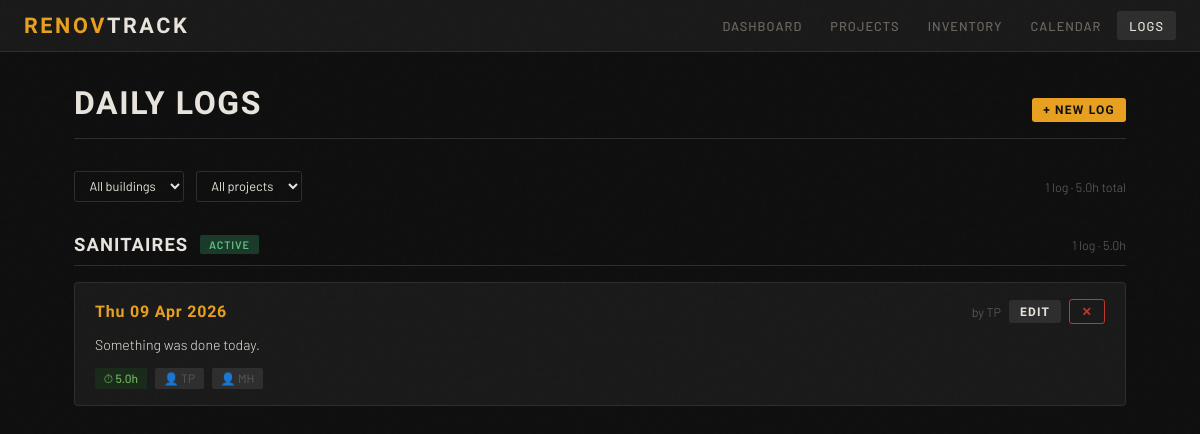
Page /logs on the earlier database version.
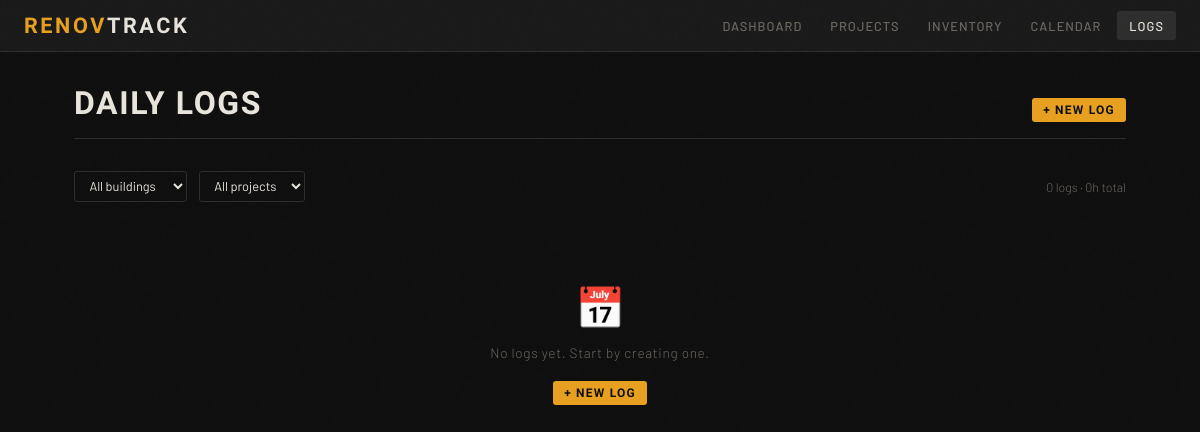
Same page on the later database version.
### app/models/models.py (models this page shows, shortened)
class ProjectBase(SQLModel):
    name: str
    description: Optional[str] = None
    status: str = "planning"  # planning | active | on_hold | done
    budget_total: float = 0.0
    start_date: Optional[date] = None
    estimated_end_date: Optional[date] = None

class Project(ProjectBase, table=True):
    id: Optional[int] = Field(default=None, primary_key=True)
    building_id: int = Field(foreign_key="building.id")
    created_at: datetime = Field(default_factory=datetime.utcnow)
    building: Building = Relationship(back_populates="projects")
    zones: List["Zone"] = Relationship(back_populates="project")
    tasks: List["Task"] = Relationship(back_populates="project")
    inventory_items: List["InventoryItem"] = Relationship(back_populates="project")
    expenses: List["Expense"] = Relationship(back_populates="project")
    daily_logs: List["DailyLog"] = Relationship(back_populates="project")

class DailyLogBase(SQLModel):
    date: date
    author: str
    time_spent_hours: float
    summary: Optional[str] = ""
    people_involved: Optional[str] = ""

class DailyLog(DailyLogBase, table=True):
    id: Optional[int] = Field(default=None, primary_key=True)
    project_id: int = Field(foreign_key="project.id")
    zone_id: Optional[int] = Field(default=None, foreign_key="zone.id")
    created_at: datetime = Field(default_factory=datetime.now)
    project: Optional[Project] = Relationship(back_populates="daily_logs")
    tasks_completed: List[Task] = Relationship(
        back_populates="daily_logs", link_model=DailyLogTaskLink
    )
    expenses_logged: List[Expense] = Relationship(
        back_populates="daily_logs", link_model=DailyLogExpenseLink
    )

### app/routers/pages.py (the view)
@router.get("/logs")
async def logs_page(
    request: Request,
    building_id: Optional[int] = Query(default=None),
    project_id: Optional[int] = Query(default=None),
    session: AsyncSession = Depends(get_session),
):
    buildings_r = await session.execute(select(Building))
    buildings = buildings_r.scalars().all()
    result = await session.execute(
        select(Project).options(selectinload(Project.building))
    )
    all_projects = result.scalars().all()
    project_map = {p.id: p for p in all_projects}
    if building_id:
        visible_project_ids = {
            p.id for p in all_projects if p.building_id == building_id
        }
    elif project_id:
        visible_project_ids = {project_id}
    else:
        visible_project_ids = {p.id for p in all_projects}
    q = (
        select(DailyLog)
        .where(DailyLog.project_id.in_(visible_project_ids))
        .order_by(DailyLog.project_id, DailyLog.date.desc())
    )
    logs_r = await session.execute(q)
    raw_logs = logs_r.scalars().all()
    if raw_logs:
        log_ids = [l.id for l in raw_logs]
        task_links_r = await session.execute(
            select(DailyLogTaskLink).where(DailyLogTaskLink.log_id.in_(log_ids))
        )
        task_links = task_links_r.scalars().all()
        task_ids = list({tl.task_id for tl in task_links})
        tasks_r = (
            await session.execute(select(Task).where(Task.id.in_(task_ids)))
            if task_ids
            else None
        )
        task_map = {t.id: t for t in (tasks_r.scalars().all() if tasks_r else [])}
        exp_links_r = await session.execute(
            select(DailyLogExpenseLink).where(DailyLogExpenseLink.log_id.in_(log_ids))
        )
        exp_links = exp_links_r.scalars().all()
        exp_ids = list({el.expense_id for el in exp_links})
        exps_r = (
            await session.execute(select(Expense).where(Expense.id.in_(exp_ids)))
            if exp_ids
            else None
        )
        exp_map = {e.id: e for e in (exps_r.scalars().all() if exps_r else [])}
        tasks_by_log = {}
        for tl in task_links:
            tasks_by_log.setdefault(tl.log_id, []).append(task_map[tl.task_id])
        expenses_by_log = {}
        for el in exp_links:
            expenses_by_log.setdefault(el.log_id, []).append(exp_map[el.expense_id])
    else:
        tasks_by_log = {}
        expenses_by_log = {}
    zones_r = await session.execute(select(Zone))
    zone_map = {z.id: z.name for z in zones_r.scalars().all()}
    for log in raw_logs:
        log.people_involved = (
            _json.loads(log.people_involved) if log.people_involved else []
        )
    grouped_logs = {}
    for log in raw_logs:
        p = project_map.get(log.project_id)
        if p.id not in grouped_logs.keys():
            grouped_logs[p.id] = []
        grouped_logs[p.id].append(log)
    total_logs = len(raw_logs)
    total_hours = sum(l.time_spent_hours for l in raw_logs)
    return templates.TemplateResponse(
        "logs.html",
        {
            "request": request,
            "grouped_logs": grouped_logs,
            "buildings": buildings,
            "projects": all_projects,
            "selected_building_id": building_id,
            "selected_project_id": project_id,
            "total_logs": total_logs,
            "total_hours": total_hours,
        },
    )

### app/templates/logs.html (shortened to what the changed rows need)
{% extends "base.html" %}
{% block content %}
<div class="page-header">
  <h1>Daily Logs</h1>
</div>
<div style="display:flex;gap:0.75rem;align-items:center;margin-bottom:2rem;flex-wrap:wrap">
  <select id="building-filter" onchange="onBuildingChange()" style="width:auto;padding:0.35rem 0.65rem;font-size:0.8rem">
    <option value="">All buildings</option>
  </select>
  <select id="project-filter" onchange="applyFilters()" style="width:auto;padding:0.35rem 0.65rem;font-size:0.8rem">
    <option value="">All projects</option>
  </select>
  <span style="margin-left:auto;font-size:0.78rem;color:var(--muted)">
    {{ total_logs }} log{{ 's' if total_logs != 1 }} · {{ total_hours }}h total
  </span>
</div>
{% if grouped_logs %}
  {% for id, logs in grouped_logs.items() %}
  <div style="margin-bottom:2.5rem">
    {% set project = projects[id-1] %}
    <div style="display:flex;align-items:center;gap:0.75rem;margin-bottom:1rem;padding-bottom:0.6rem;border-bottom:1px solid var(--border)">
      <a href="/projects/{{ project.id }}" style="text-decoration:none">
        <h2 style="font-family:'Barlow Condensed',sans-serif;font-size:1.15rem;font-weight:700;letter-spacing:0.06em;text-transform:uppercase;color:var(--text)">
          {{ project.name }}
        </h2>
      </a>
      <span class="badge badge-{{ project.status }}">{{ project.status }}</span>
      <span style="margin-left:auto;font-size:0.78rem;color:var(--muted)">
        {{ logs|length }} log{{ 's' if logs|length != 1 }}
        · {{ logs|sum(attribute='time_spent_hours') }}h
      </span>
    </div>
    <div style="display:flex;flex-direction:column;gap:0.75rem">
      {% for log in logs %}
      <div class="card" style="padding:1rem 1.25rem">
        <div style="display:flex;align-items:baseline;justify-content:space-between;margin-bottom:0.6rem;gap:1rem;flex-wrap:wrap">
          <div style="display:flex;align-items:center;gap:0.75rem">
            <span style="font-family:'Barlow Condensed',sans-serif;font-size:1rem;font-weight:700;letter-spacing:0.05em;color:var(--accent)">
              {{ log.date.strftime('%a %d %b %Y') }}
            </span>
          </div>
          <div style="display:flex;align-items:center;gap:0.5rem">
            <span style="font-size:0.78rem;color:var(--muted)">by {{ log.author }}</span>
            <button class="btn btn-secondary btn-sm"
              hx-get="/logs/{{ log.id }}/edit"
              hx-target="#modal-container"
              hx-swap="innerHTML">
                  Edit
            </button>
            <button class="btn btn-danger btn-sm"
              hx-delete="/logs/{{ log.id }}"
              hx-confirm="Delete this log entry?"
              hx-target="closest .card"
              hx-swap="outerHTML">
                  ✕
              </button>
          </div>
        </div>
        {% if log.summary %}
        <p style="font-size:0.88rem;line-height:1.55;margin-bottom:0.75rem;color:var(--text)">
          {{ log.summary }}
        </p>
        {% endif %}
        <div style="display:flex;gap:0.5rem;flex-wrap:wrap;align-items:center">
          <span style="display:inline-flex;align-items:center;gap:0.3rem;font-size:0.75rem;font-weight:500;background:#1a2a1a;color:#70b060;padding:0.2rem 0.55rem;border-radius:2px">
            ⏱ {{ log.time_spent_hours }}h
          </span>
          {% if log.people_involved %} {% for person in log.people_involved %}
          <span style="font-size:0.75rem;background:var(--border);color:var(--muted);padding:0.2rem 0.55rem;border-radius:2px">
            👤 {{ person }}
          </span>
          {% endfor %}{% endif %}
        </div>
      </div>
      {% endfor %}
    </div>
  </div>
  {% endfor %}
{% else %}
<div class="empty-state">
  <div class="empty-icon">📅</div>
  <p>No logs yet{% if selected_project_id or selected_building_id %} for this filter{% endif %}. Start by creating one.</p>
  <button class="btn btn-primary btn-sm"
    style="margin-top:1.25rem"
    hx-get="/logs/new{% if selected_project_id %}?project_id={{ selected_project_id }}{% endif %}"
    hx-target="#modal-container"
    hx-swap="innerHTML">+ New Log</button>
</div>
{% endif %}
{% endblock %}

Differences in the rows shown:
removed Project: name "SANITAIRES", status "ACTIVE"
removed DailyLog: date "Thu 09 Apr 2026", author "TP", summary "Something was done today.", time_spent_hours "5.0", people_involved "[\"TP\", \"MH\"]" (drawn), people_involved "TP" "MH"
Other differences:
{{ total_logs }}: "1" → "0"
{{ 's' if total_logs != 1 }}: (not shown) → "s"
{{ total_hours }}: "5.0" → "0"
text now shown: "📅 No logs yet . Start by creating one. + NEW LOG"
list line gone: "1 log · 5.0 h"
